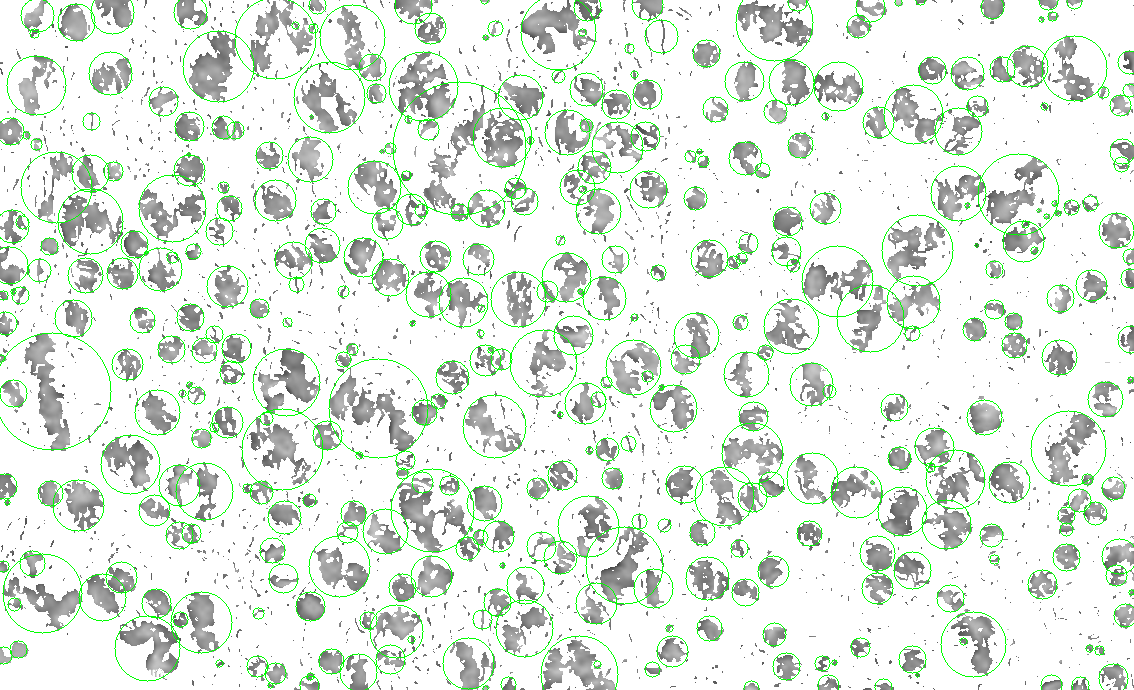
#> input picture Bound/Nucleus_bound.png, 1134 x 690 px
$ python -i Count_Particles.py   (imports and definitions only)
#> lines starting #> are read from the running program, lines starting #| are printed output that depends on the picture; after the words box and inside, x2 and y2 are one past the last pixel; in counts of white or black regions, pixels touching at a corner belong together
#> further down, picture is the input picture: shape (690, 1134, 3); mean B, G, R 222.7, 232.8, 222.7
import cv2
import matplotlib.pyplot as plt
import os
import numpy as np

def Count_Particles(image, output_path):
    # Find contours
#> called with output_path = 'out.png'
    gray = cv2.cvtColor(image, cv2.COLOR_BGR2GRAY)
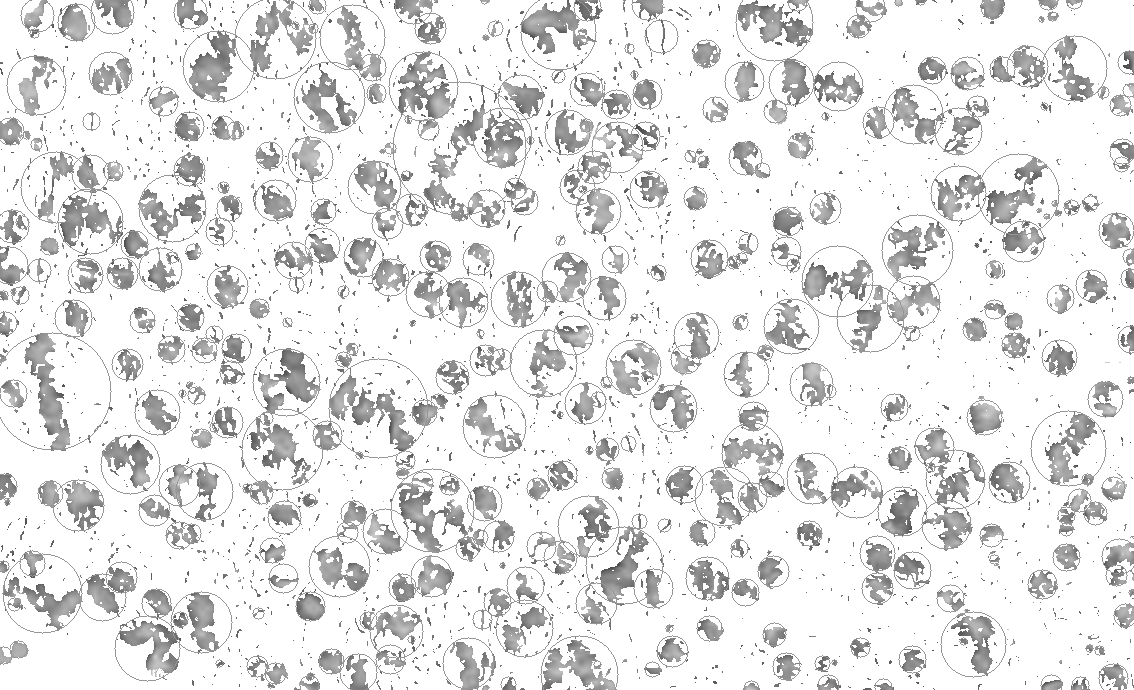
#> gray: shape (690, 1134); min 67, max 255, mean 228.6
    # Apply thresholding
    _, thresh = cv2.threshold(gray, 150, 255, cv2.THRESH_BINARY_INV + cv2.THRESH_OTSU)
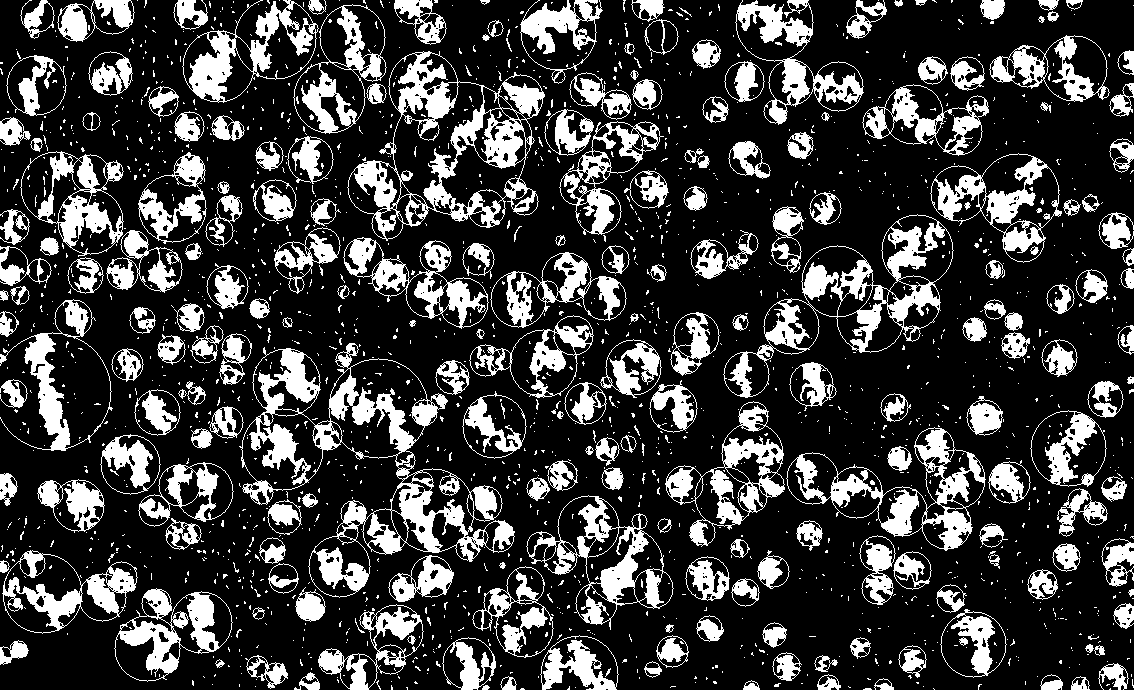
#> thresh: shape (690, 1134); 23.7% white; 1797 white regions (1568 under 20 px)

    # Find contours
    contours, _ = cv2.findContours(thresh, cv2.RETR_EXTERNAL, cv2.CHAIN_APPROX_SIMPLE)
#> contours = 1491 contours, 1283 with area under 20; largest, box (x1, y1, x2, y2) and area: (239, 343, 515, 598) 30772, (347, 51, 545, 241) 23110, (723, 214, 954, 398) 16761, (786, 427, 986, 551) 11403, (526, 495, 674, 630) 10291
    num_blobs = len(contours)
#> num_blobs = 1491

    total_radius = 0  # Variable to store the sum of all radii

    # Iterate through each contour
    for contour in contours:
        # Calculate the area of the contour
        area = cv2.contourArea(contour)

        # If the area is small, ignore it (remove noise)
        if area < 10:
            continue

        # Get the minimum enclosing circle
        (x, y), radius = cv2.minEnclosingCircle(contour)
        center = (int(x), int(y))
        radius = int(radius)

        total_radius += radius  # Add the radius to the total

        # Draw a circle around the contour
        cv2.circle(image, center, radius, (0, 255, 0), 1)
#> this loop made 1491 passes
#> (area, x, y, radius, center, total_radius) on passes 12, 27, 33: (20, 485.5, 688, 3, (485, 688), 3), (103, 751, 688.1, 8, (751, 688), 11), (134, 883.5, 687, 9, (883, 687), 20)
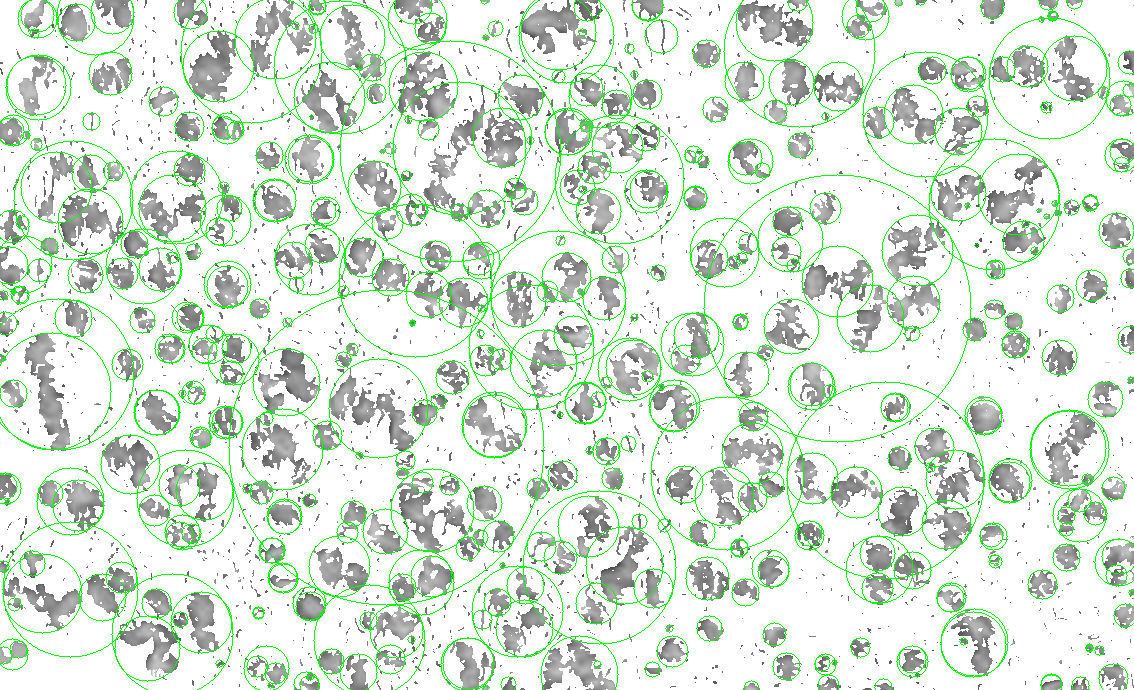
#> image: shape (690, 1134, 3); 2.1% of pixels changed, all inside (x1, y1, x2, y2) = (0, 0, 1134, 690)
#> after the loop, total_radius = 4583

    # Calculate the average radius in millimeters
    if num_blobs > 0:
        average_radius_pixels = total_radius / num_blobs
#> average_radius_pixels = 3.07
        average_radius_mm = average_radius_pixels * 0.1  # Convert to millimeters
#> average_radius_mm = 0.307
    else:
        average_radius_mm = 0

    # Save the modified image
    cv2.imwrite(output_path, image)

    return num_blobs, average_radius_mm

def process_images(thresholded_folder, bound_folder):
    # Create the bound folder if it doesn't exist
    if not os.path.exists(bound_folder):
        os.makedirs(bound_folder)

    # List all files in the thresholded folder
    thresholded_files = os.listdir(thresholded_folder)

    # Initialize lists to store results
    file_names = []
    num_particles_list = []
    avg_radius_list = []

    # Process each image
    for thresholded_file in thresholded_files:
        # Check if the file is an image (ending with .png)
        if thresholded_file.endswith('.png'):
            # Construct the full path of the thresholded image
            thresholded_image_path = os.path.join(thresholded_folder, thresholded_file)

            # Read the thresholded image
            thresholded_image = cv2.imread(thresholded_image_path)

            # Process the image and get number of particles and average radius
            output_path = os.path.join(bound_folder, thresholded_file.replace('.png', '_bound.png'))
            num_particles, avg_radius = Count_Particles(thresholded_image, output_path)

            # Append results to lists
            file_names.append(thresholded_file)
            num_particles_list.append(num_particles)
            avg_radius_list.append(avg_radius)

            print(f"Processed image: {thresholded_file} --> Bounded image saved as: {output_path}")

    # Display the results as a table
    print("\nResults:")
    print("{:<20} {:<20} {:<20}".format("File Name", "Number of Particles", "Average Radius (mm)"))
    for file_name, num_particles, avg_radius in zip(file_names, num_particles_list, avg_radius_list):
        print("{:<20} {:<20} {:<20}".format(file_name, num_particles, avg_radius))

# Example usage:
thresholded_folder = '/Users/sricharanmohankumar/BrainHack-1/ThresholdedImages'
bound_folder = '/Users/sricharanmohankumar/BrainHack-1/Bound'
# [1 line not run here, left out]

>>> import cv2
>>> picture = cv2.imread('Bound/Nucleus_bound.png')
>>> result = Count_Particles(picture, 'out.png')
#> result = (1491, 0.307)
